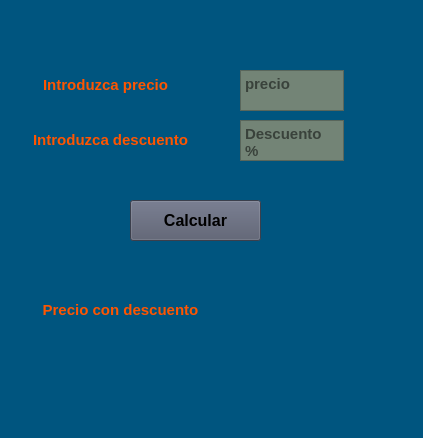
<?xml version="1.0" encoding="UTF-8"?>
<ui version="4.0">
 <class>MainWindow</class>
 <widget class="QMainWindow" name="MainWindow">
  <property name="geometry">
   <rect>
    <x>0</x>
    <y>0</y>
    <width>423</width>
    <height>438</height>
   </rect>
  </property>
  <property name="windowTitle">
   <string>CalculaDescuento</string>
  </property>
  <property name="layoutDirection">
   <enum>Qt::LayoutDirection::LeftToRight</enum>
  </property>
  <property name="styleSheet">
   <string notr="true">background-color: rgb(0, 85, 127);</string>
  </property>
  <widget class="QWidget" name="centralwidget">
   <widget class="QTextEdit" name="tePrecio">
    <property name="geometry">
     <rect>
      <x>240</x>
      <y>70</y>
      <width>104</width>
      <height>41</height>
     </rect>
    </property>
    <property name="font">
     <font>
      <pointsize>11</pointsize>
      <bold>true</bold>
     </font>
    </property>
    <property name="styleSheet">
     <string notr="true">background-color: rgb(115, 132, 118);</string>
    </property>
    <property name="inputMethodHints">
     <set>Qt::InputMethodHint::ImhDigitsOnly|Qt::InputMethodHint::ImhNoTextHandles</set>
    </property>
    <property name="midLineWidth">
     <number>0</number>
    </property>
    <property name="placeholderText">
     <string>precio</string>
    </property>
   </widget>
   <widget class="QLabel" name="lblTxtPrecio">
    <property name="geometry">
     <rect>
      <x>40</x>
      <y>70</y>
      <width>131</width>
      <height>31</height>
     </rect>
    </property>
    <property name="font">
     <font>
      <pointsize>11</pointsize>
      <bold>true</bold>
     </font>
    </property>
    <property name="text">
     <string>&lt;html&gt;&lt;head/&gt;&lt;body&gt;&lt;p align=&quot;center&quot;&gt;&lt;span style=&quot; color:#ff5500;&quot;&gt;Introduzca precio&lt;/span&gt;&lt;/p&gt;&lt;/body&gt;&lt;/html&gt;</string>
    </property>
   </widget>
   <widget class="QLabel" name="lblTxtDescuento">
    <property name="geometry">
     <rect>
      <x>30</x>
      <y>120</y>
      <width>161</width>
      <height>41</height>
     </rect>
    </property>
    <property name="font">
     <font>
      <pointsize>11</pointsize>
      <bold>true</bold>
     </font>
    </property>
    <property name="text">
     <string>&lt;html&gt;&lt;head/&gt;&lt;body&gt;&lt;p align=&quot;center&quot;&gt;&lt;span style=&quot; color:#ff5500;&quot;&gt;Introduzca descuento&lt;/span&gt;&lt;/p&gt;&lt;/body&gt;&lt;/html&gt;</string>
    </property>
   </widget>
   <widget class="QTextEdit" name="teDescuento">
    <property name="geometry">
     <rect>
      <x>240</x>
      <y>120</y>
      <width>104</width>
      <height>41</height>
     </rect>
    </property>
    <property name="font">
     <font>
      <pointsize>11</pointsize>
      <bold>true</bold>
     </font>
    </property>
    <property name="styleSheet">
     <string notr="true">background-color: rgb(115, 132, 118);</string>
    </property>
    <property name="inputMethodHints">
     <set>Qt::InputMethodHint::ImhDigitsOnly|Qt::InputMethodHint::ImhNoTextHandles</set>
    </property>
    <property name="midLineWidth">
     <number>0</number>
    </property>
    <property name="placeholderText">
     <string>Descuento %</string>
    </property>
   </widget>
   <widget class="QPushButton" name="pbCalcular">
    <property name="geometry">
     <rect>
      <x>130</x>
      <y>200</y>
      <width>131</width>
      <height>41</height>
     </rect>
    </property>
    <property name="font">
     <font>
      <pointsize>12</pointsize>
      <bold>true</bold>
     </font>
    </property>
    <property name="styleSheet">
     <string notr="true">background-color: rgb(83, 88, 107);</string>
    </property>
    <property name="text">
     <string>Calcular</string>
    </property>
   </widget>
   <widget class="QLabel" name="lblTxtFinal">
    <property name="geometry">
     <rect>
      <x>40</x>
      <y>290</y>
      <width>161</width>
      <height>41</height>
     </rect>
    </property>
    <property name="font">
     <font>
      <pointsize>11</pointsize>
      <bold>true</bold>
     </font>
    </property>
    <property name="text">
     <string>&lt;html&gt;&lt;head/&gt;&lt;body&gt;&lt;p align=&quot;center&quot;&gt;&lt;span style=&quot; color:#ff5500;&quot;&gt;Precio con descuento&lt;/span&gt;&lt;/p&gt;&lt;/body&gt;&lt;/html&gt;</string>
    </property>
   </widget>
   <widget class="QLabel" name="lblFinal">
    <property name="geometry">
     <rect>
      <x>230</x>
      <y>290</y>
      <width>141</width>
      <height>41</height>
     </rect>
    </property>
    <property name="font">
     <font>
      <pointsize>14</pointsize>
      <bold>true</bold>
     </font>
    </property>
    <property name="text">
     <string>&lt;html&gt;&lt;head/&gt;&lt;body&gt;&lt;p align=&quot;center&quot;&gt;&lt;span style=&quot; color:#00aa00;&quot;&gt;&lt;br/&gt;&lt;/span&gt;&lt;/p&gt;&lt;/body&gt;&lt;/html&gt;</string>
    </property>
   </widget>
  </widget>
  <widget class="QMenuBar" name="menubar">
   <property name="geometry">
    <rect>
     <x>0</x>
     <y>0</y>
     <width>423</width>
     <height>33</height>
    </rect>
   </property>
  </widget>
  <widget class="QStatusBar" name="statusbar"/>
 </widget>
 <resources/>
 <connections/>
</ui>
